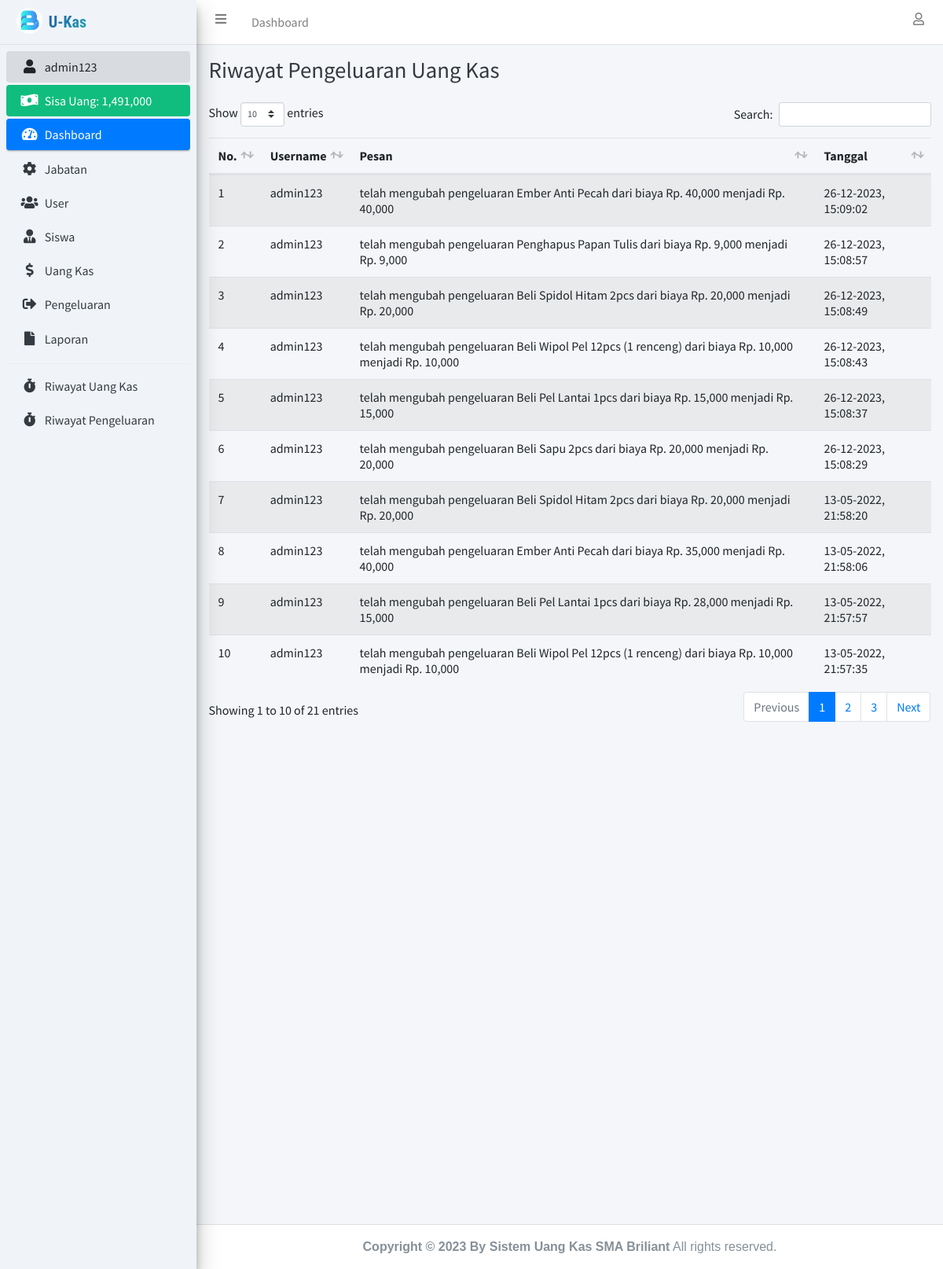
Screenshot of /riwayat_pengeluaran.php (signed in) with the database file from the repository.
### tables this page shows
CREATE TABLE `user` (
  `id_user` int(11) NOT NULL,
  `nama_lengkap` varchar(100) NOT NULL,
  `username` varchar(100) NOT NULL,
  `password` varchar(255) NOT NULL,
  `id_jabatan` int(11) NOT NULL,
  `jenis_kelamin` enum('laki-laki','perempuan') NOT NULL,
  `no_hp` varchar(15) NOT NULL,
  `asal` varchar(150) NOT NULL,
  `photo` longblob NOT NULL
);

CREATE TABLE `riwayat_pengeluaran` (
  `id_riwayat_pengeluaran` int(11) NOT NULL,
  `id_user` int(11) NOT NULL,
  `aksi` text NOT NULL,
  `tanggal` int(11) NOT NULL
);

### connection.php (called while the page is built, shortened)
<?php
	$host		= "localhost";
	$username	= "root";
	$password	= "";
	$database	= "uang_kas";
	$conn 		= mysqli_connect($host, $username, $password, $database);
if (isset($_SESSION['id_user'])) {
	function dataUser() {
		global $conn;
		$id_user = $_SESSION['id_user'];
		return mysqli_fetch_assoc(mysqli_query($conn, "SELECT * FROM user INNER JOIN jabatan ON user.id_jabatan = jabatan.id_jabatan WHERE id_user = '$id_user'"));
	}
}

### riwayat_pengeluaran.php (the view, shortened to what this page needs)
<?php
  require 'connection.php';
  $riwayat_pengeluaran = mysqli_query($conn, "SELECT * FROM riwayat_pengeluaran INNER JOIN user ON riwayat_pengeluaran.id_user = user.id_user ORDER BY tanggal DESC");
?>
<!DOCTYPE html>
<html>
<head>
  <?php include 'include/css.php'; ?>
  <link rel="stylesheet" href="assets/fonts/material-icon/css/material-design-iconic-font.min.css">
</head>
<body class="hold-transition sidebar-mini layout-fixed">
<div class="wrapper">
  <?php include 'include/navbar.php'; ?>
  <?php include 'include/sidebar.php'; ?>
  <div class="content-wrapper">
    <div class="content-header">
      <div class="container-fluid">
        <div class="row mb-2">
          <div class="col-sm">
            <h1 class="m-0 text-dark">Riwayat Pengeluaran Uang Kas</h1>
          </div>
        </div>
      </div>
    </div>
    <section class="content">
      <div class="container-fluid">
        <div class="table-responsive">
          <table class="table table-striped table-hover" id="table_id">
            <thead>
              <tr>
                <th>No.</th>
                <th>Username</th>
                <th>Pesan</th>
                <th>Tanggal</th>
              </tr>
            </thead>
            <tbody>
              <?php $i = 1; ?>
              <?php foreach ($riwayat_pengeluaran as $dr): ?>
                <tr>
                  <td><?= $i++; ?></td>
                  <td><?= $dr['username']; ?></td>
                  <td><?= $dr['aksi']; ?></td>
                  <td><?= date('d-m-Y, H:i:s', $dr['tanggal']); ?></td>
                </tr>
              <?php endforeach ?>
            </tbody>
          </table>
        </div>
      </div>
    </section>
  </div>
  <?php include 'include/footer.php';?>
</div>
</body>
</html>

### include/sidebar.php
<?php
  $dataUser = dataUser();
  $jml_pengeluaran = mysqli_fetch_assoc(mysqli_query($conn, "SELECT sum(jumlah_pengeluaran) as jml_pengeluaran FROM pengeluaran"));
  $jml_pengeluaran = $jml_pengeluaran['jml_pengeluaran'];
  $jml_uang_kas = mysqli_fetch_assoc(mysqli_query($conn, "SELECT sum(minggu_ke_1 + minggu_ke_2 + minggu_ke_3 + minggu_ke_4) as jml_uang_kas FROM uang_kas"));
  $jml_uang_kas = $jml_uang_kas['jml_uang_kas'];
?>
<aside class="main-sidebar sidebar-light-primary elevation-4" style="background-color: #f0f4f8;">
  <a href="index.php" class="brand-link">
    <img src="assets/img/img_properties/briliant.png" alt="AdminLTE Logo" class="brand-image" style="opacity: .8">
    <span class="brand-text " style="
  @import url('https://fonts.googleapis.com/css2?family=Open+Sans:wght@800Quicksand:wght@700&family=Roboto+Condensed:wght@800&display=swap');
  font-family: 'Roboto Condensed', sans-serif; font-weight:800; font-style: 25px; background: linear-gradient(-45deg, rgb(30, 166, 178) 0%, rgb(33, 88, 166) 100%);
    -webkit-background-clip: text;
    -webkit-text-fill-color: transparent;">U-Kas</span>
  </a>
  <div class="sidebar" >
    <nav class="mt-2">
      <ul class="nav nav-pills nav-sidebar flex-column" data-widget="treeview" role="menu" data-accordion="false">
        <li class="nav-item has-treeview menu-open">
          <a href="profile.php" class="nav-link"><i class="nav-icon fas fa-fw fa-user"></i> <p><?= $dataUser['username']; ?></p></a>
        </li>
        <li class="nav-item">
          <div class=" nav-link text-white" style="background-color: #11bd7e;">
            <i class="nav-icon fas fa-money-bill-wave"></i>
            <p>
              Sisa Uang: <?= number_format($jml_uang_kas - $jml_pengeluaran); ?>
            </p>
          </div>
        </li>
        <li class="nav-item has-treeview menu-open" >
          <a href="index.php" class="nav-link active" >
            <i class="nav-icon fas fa-tachometer-alt"></i>
            <p>
              Dashboard
            </p>
          </a>
        </li>
        <?php if ($dataUser['id_jabatan'] == '1'): ?>
          <li class="nav-item">
            <a href="jabatan.php" class="nav-link">
              <i class="nav-icon fas fa-cog"></i>
              <p>
                Jabatan
              </p>
            </a>
          </li>
          <li class="nav-item">
            <a href="user.php" class="nav-link">
              <i class="nav-icon fas fa-users"></i>
              <p>
                User
              </p>
            </a>
          </li>
        <?php endif ?>
        <li class="nav-item">
          <a href="siswa.php" class="nav-link">
            <i class="fas fa-user-tie nav-icon"></i>
            <p>Siswa</p>
          </a>
        </li>
        <li class="nav-item">
          <a href="uang_kas.php" class="nav-link">
            <i class="fas fa-dollar-sign nav-icon"></i>
            <p>Uang Kas</p>
          </a>
        </li>
        <li class="nav-item">
          <a href="pengeluaran.php" class="nav-link">
            <i class="fas fa-sign-out-alt nav-icon"></i>
            <p>Pengeluaran</p>
          </a>
        </li>
        <li class="nav-item">
          <a href="laporan.php" class="nav-link">
            <i class="fas fa-file nav-icon"></i>
            <p>Laporan</p>
          </a>
        </li>
        <div class="dropdown-divider"></div>
        <li class="nav-item">
          <a href="riwayat.php" class="nav-link">
            <i class="fas fa-stopwatch nav-icon"></i>
            <p>Riwayat Uang Kas</p>
          </a>
        </li>
        <li class="nav-item">
          <a href="riwayat_pengeluaran.php" class="nav-link">
            <i class="fas fa-stopwatch nav-icon"></i>
            <p>Riwayat Pengeluaran</p>
          </a>
        </li>
      </ul>
    </nav>
  </div>
</aside>

### rows the page displays
user: username "admin123"
riwayat_pengeluaran: id_user.username "admin123", aksi "telah mengubah pengeluaran Ember Anti Pecah dari biaya Rp. 40,000 menjadi Rp. 40,000", tanggal "26-12-2023, 15:09:02"
riwayat_pengeluaran: id_user.username "admin123", aksi "telah mengubah pengeluaran Penghapus Papan Tulis dari biaya Rp. 9,000 menjadi Rp. 9,000", tanggal "26-12-2023, 15:08:57"
riwayat_pengeluaran: id_user.username "admin123", aksi "telah mengubah pengeluaran Beli Spidol Hitam 2pcs dari biaya Rp. 20,000 menjadi Rp. 20,000", tanggal "26-12-2023, 15:08:49"
riwayat_pengeluaran: id_user.username "admin123", aksi "telah mengubah pengeluaran Beli Wipol Pel 12pcs (1 renceng) dari biaya Rp. 10,000 menjadi Rp. 10,000", tanggal "26-12-2023, 15:08:43"
riwayat_pengeluaran: id_user.username "admin123", aksi "telah mengubah pengeluaran Beli Pel Lantai 1pcs dari biaya Rp. 15,000 menjadi Rp. 15,000", tanggal "26-12-2023, 15:08:37"
riwayat_pengeluaran: id_user.username "admin123", aksi "telah mengubah pengeluaran Beli Sapu 2pcs dari biaya Rp. 20,000 menjadi Rp. 20,000", tanggal "26-12-2023, 15:08:29"
riwayat_pengeluaran: id_user.username "admin123", aksi "telah mengubah pengeluaran Beli Spidol Hitam 2pcs dari biaya Rp. 20,000 menjadi Rp. 20,000", tanggal "13-05-2022, 21:58:20"
riwayat_pengeluaran: id_user.username "admin123", aksi "telah mengubah pengeluaran Ember Anti Pecah dari biaya Rp. 35,000 menjadi Rp. 40,000", tanggal "13-05-2022, 21:58:06"
riwayat_pengeluaran: id_user.username "admin123", aksi "telah mengubah pengeluaran Beli Pel Lantai 1pcs dari biaya Rp. 28,000 menjadi Rp. 15,000", tanggal "13-05-2022, 21:57:57"
riwayat_pengeluaran: id_user.username "admin123", aksi "telah mengubah pengeluaran Beli Wipol Pel 12pcs (1 renceng) dari biaya Rp. 10,000 menjadi Rp. 10,000", tanggal "13-05-2022, 21:57:35"

### other values shown
$jml_uang_kas - $jml_pengeluaran "1,491,000"
